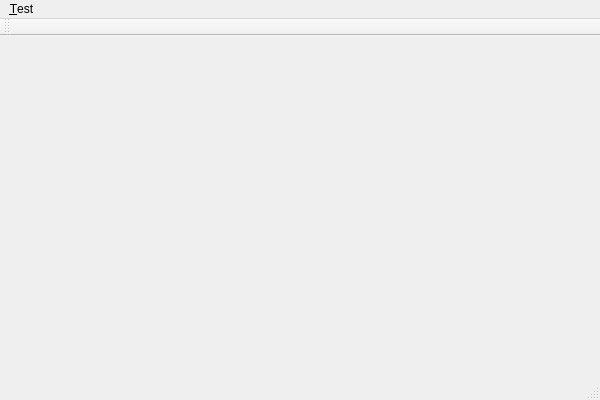
<?xml version="1.0" encoding="UTF-8"?>
<ui version="4.0">
 <class>AppClass</class>
 <widget class="QMainWindow" name="AppClass">
  <property name="geometry">
   <rect>
    <x>0</x>
    <y>0</y>
    <width>600</width>
    <height>400</height>
   </rect>
  </property>
  <property name="windowTitle">
   <string>App</string>
  </property>
  <widget class="QWidget" name="centralWidget"/>
  <widget class="QMenuBar" name="menuBar">
   <property name="geometry">
    <rect>
     <x>0</x>
     <y>0</y>
     <width>600</width>
     <height>23</height>
    </rect>
   </property>
   <widget class="QMenu" name="menu_Test">
    <property name="title">
     <string>&amp;Test</string>
    </property>
    <addaction name="actionQuit"/>
   </widget>
   <addaction name="menu_Test"/>
  </widget>
  <widget class="QToolBar" name="mainToolBar">
   <attribute name="toolBarArea">
    <enum>TopToolBarArea</enum>
   </attribute>
   <attribute name="toolBarBreak">
    <bool>false</bool>
   </attribute>
  </widget>
  <widget class="QStatusBar" name="statusBar"/>
  <action name="actionQuit">
   <property name="text">
    <string>&amp;Quit</string>
   </property>
  </action>
 </widget>
 <layoutdefault spacing="6" margin="11"/>
 <resources>
  <include location="app.qrc"/>
 </resources>
 <connections/>
</ui>
